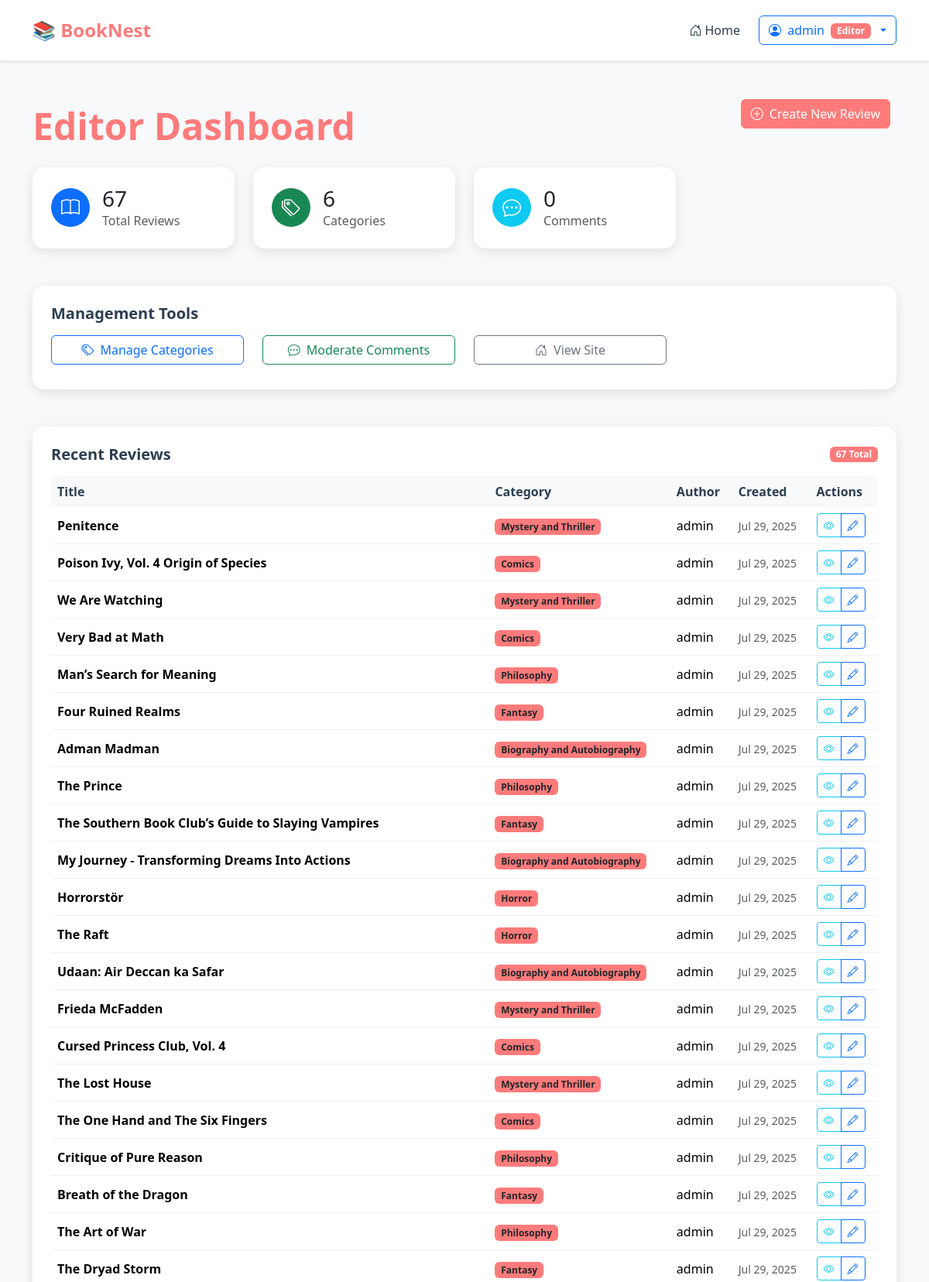
/dashboard.php (signed in, upper part), run on the app's committed database.
### tables this page shows
CREATE TABLE `reviews` (
  `id` int(11) NOT NULL,
  `title` varchar(255) NOT NULL,
  `content` text NOT NULL,
  `image_path` varchar(255) DEFAULT NULL,
  `category_id` int(11) DEFAULT NULL,
  `user_id` int(11) DEFAULT NULL,
  `created_at` timestamp NOT NULL DEFAULT current_timestamp(),
  `updated_at` timestamp NOT NULL DEFAULT current_timestamp() ON UPDATE current_timestamp()
);

CREATE TABLE `categories` (
  `id` int(11) NOT NULL,
  `name` varchar(100) NOT NULL,
  `created_at` timestamp NOT NULL DEFAULT current_timestamp()
);

CREATE TABLE `users` (
  `id` int(11) NOT NULL,
  `username` varchar(50) NOT NULL,
  `password` varchar(255) NOT NULL,
  `role` enum('admin','editor', 'visitor') NOT NULL DEFAULT 'visitor',
  `created_at` timestamp NOT NULL DEFAULT current_timestamp()
);

### dashboard.php (the view, shortened to what this page needs)
<?php
require 'includes/db.php';
$stmt = $pdo->query("SELECT r.id, r.title, r.created_at, u.username, c.name as category_name
                     FROM reviews r
                     JOIN users u ON r.user_id = u.id
                     JOIN categories c ON r.category_id = c.id
                     ORDER BY r.created_at DESC");
$reviews = $stmt->fetchAll();
$totalReviews = $pdo->query("SELECT COUNT(*) FROM reviews")->fetchColumn();
$totalCategories = $pdo->query("SELECT COUNT(*) FROM categories")->fetchColumn();
$totalComments = $pdo->query("SELECT COUNT(*) FROM comments")->fetchColumn();
?>
<?php include 'header.php'; ?>
<div class="container mt-4">
    <div class="d-flex justify-content-between align-items-center mb-4">
        <h1 class="page-title mb-0">
            <?= $userRole === 'admin' ? 'Admin Dashboard' : ($userRole === 'editor' ? 'Editor Dashboard' : 'Visitor Dashboard') ?>
        </h1>
        <div class="dashboard-actions">
            <a href="review_create.php" class="btn btn-primary me-2">
                <i class="bi bi-plus-circle me-2"></i>Create New Review
            </a>
        </div>
    </div>
    <div class="row mb-4">
        <div class="col-md-3">
            <div class="dashboard-card">
                <div class="dashboard-card-body">
                    <div class="d-flex align-items-center">
                        <div class="dashboard-icon bg-primary">
                            <i class="bi bi-book"></i>
                        </div>
                        <div class="ms-3">
                            <h3 class="mb-0"><?= $totalReviews ?></h3>
                            <p class="text-muted mb-0">Total Reviews</p>
                        </div>
                    </div>
                </div>
            </div>
        </div>
        <div class="col-md-3">
            <div class="dashboard-card">
                <div class="dashboard-card-body">
                    <div class="d-flex align-items-center">
                        <div class="dashboard-icon bg-success">
                            <i class="bi bi-tags"></i>
                        </div>
                        <div class="ms-3">
                            <h3 class="mb-0"><?= $totalCategories ?></h3>
                            <p class="text-muted mb-0">Categories</p>
                        </div>
                    </div>
                </div>
            </div>
        </div>
        <div class="col-md-3">
            <div class="dashboard-card">
                <div class="dashboard-card-body">
                    <div class="d-flex align-items-center">
                        <div class="dashboard-icon bg-info">
                            <i class="bi bi-chat-dots"></i>
                        </div>
                        <div class="ms-3">
                            <h3 class="mb-0"><?= $totalComments ?></h3>
                            <p class="text-muted mb-0">Comments</p>
                        </div>
                    </div>
                </div>
            </div>
        </div>
    </div>
    <div class="row mb-4">
        <div class="col-12">
            <div class="dashboard-card">
                <div class="dashboard-card-body">
                    <h5 class="card-title mb-3">Management Tools</h5>
                    <div class="row">
                        <div class="col-md-3">
                            <a href="category_manage.php" class="btn btn-outline-primary w-100 mb-2">
                                <i class="bi bi-tags me-2"></i>Manage Categories
                            </a>
                        </div>
                        <div class="col-md-3">
                            <a href="comment_moderate.php" class="btn btn-outline-success w-100 mb-2">
                                <i class="bi bi-chat-dots me-2"></i>Moderate Comments
                            </a>
                        </div>
                        <div class="col-md-3">
                            <a href="index.php" class="btn btn-outline-secondary w-100 mb-2">
                                <i class="bi bi-house-door me-2"></i>View Site
                            </a>
                        </div>
                    </div>
                </div>
            </div>
        </div>
    </div>
    <div class="dashboard-card">
        <div class="dashboard-card-body">
            <div class="d-flex justify-content-between align-items-center mb-3">
                <h5 class="card-title mb-0">Recent Reviews</h5>
                <span class="badge bg-primary"><?= count($reviews) ?> Total</span>
            </div>
            <?php if (empty($reviews)): ?>
                <div class="text-center py-4">
                    <i class="bi bi-book display-1 text-muted"></i>
                    <h4 class="mt-3">No Reviews Yet</h4>
                    <p class="text-muted">Create your first book review to get started.</p>
                    <a href="review_create.php" class="btn btn-primary">
                        <i class="bi bi-plus-circle me-2"></i>Create Review
                    </a>
                </div>
            <?php else: ?>
                <div class="table-responsive">
                    <table class="table table-hover">
                        <thead class="table-light">
                            <tr>
                                <th>Title</th>
                                <th>Category</th>
                                <th>Author</th>
                                <th>Created</th>
                                <th>Actions</th>
                            </tr>
                        </thead>
                        <tbody>
                            <?php foreach ($reviews as $r): ?>
                            <tr>
                                <td>
                                    <div class="fw-bold"><?= htmlspecialchars($r['title']) ?></div>
                                </td>
                                <td>
                                    <span class="badge bg-light text-dark"><?= htmlspecialchars($r['category_name']) ?></span>
                                </td>
                                <td><?= htmlspecialchars($r['username']) ?></td>
                                <td>
                                    <small class="text-muted"><?= date('M j, Y', strtotime($r['created_at'])) ?></small>
                                </td>
                                <td>
                                    <div class="btn-group btn-group-sm" role="group">
                                        <a href="review.php?id=<?= $r['id'] ?>" class="btn btn-outline-info" title="View">
                                            <i class="bi bi-eye"></i>
                                        </a>
                                        <a href="review_edit.php?id=<?= $r['id'] ?>" class="btn btn-outline-primary" title="Edit">
                                            <i class="bi bi-pencil"></i>
                                        </a>
                                    </div>
                                </td>
                            </tr>
                            <?php endforeach; ?>
                        </tbody>
                    </table>
                </div>
            <?php endif; ?>
        </div>
    </div>
</div>
<?php include 'footer.php'; ?>

### styles.css (style rules this page uses)
:root { --coral: #FF7B7B; --coral-light: #FFB5B5; --dark-blue: #2C3E50; --light-gray: #F8F9FA; }
body { font-family: 'Segoe UI', Tahoma, Geneva, Verdana, sans-serif; background-color: var(--light-gray); }
.page-title { color: var(--coral); font-size: 3rem; font-weight: bold; text-align: center; margin: 2rem 0; }

### dashboard.php (style rules this page uses)
.dashboard-card { background: white; border-radius: 15px; overflow: hidden; box-shadow: 0 4px 15px rgba(0,0,0,0.1); margin-bottom: 1.5rem; }
.dashboard-card-body { padding: 1.5rem; }
.card-title { color: var(--dark-blue); font-weight: bold; display: flex; align-items: center; }
.dashboard-icon { width: 50px; height: 50px; border-radius: 50%; display: flex; align-items: center; justify-content: center; color: white; font-size: 1.5rem; }
.table th { background-color: var(--light-gray); color: var(--dark-blue); font-weight: 600; border: none; }
.table td { vertical-align: middle; border-color: #f0f0f0; }
.badge { background-color: var(--coral) !important; }
.btn-primary { background-color: var(--coral); border-color: var(--coral); }

### data on the page
reviews: title "Penitence", category.name "Mystery and Thriller", user.username "admin", created_at "Jul 29, 2025"
reviews: title "Poison Ivy, Vol. 4 Origin of Species", category.name "Comics", user.username "admin", created_at "Jul 29, 2025"
reviews: title "We Are Watching", category.name "Mystery and Thriller", user.username "admin", created_at "Jul 29, 2025"
reviews: title "Very Bad at Math", category.name "Comics", user.username "admin", created_at "Jul 29, 2025"
reviews: title "Man’s Search for Meaning", category.name "Philosophy", user.username "admin", created_at "Jul 29, 2025"
reviews: title "Four Ruined Realms", category.name "Fantasy", user.username "admin", created_at "Jul 29, 2025"
reviews: title "Adman Madman", category.name "Biography and Autobiography", user.username "admin", created_at "Jul 29, 2025"
reviews: title "The Prince", category.name "Philosophy", user.username "admin", created_at "Jul 29, 2025"
reviews: title "The Southern Book Club’s Guide to Slaying Vampires", category.name "Fantasy", user.username "admin", created_at "Jul 29, 2025"
reviews: title "My Journey - Transforming Dreams Into Actions", category.name "Biography and Autobiography", user.username "admin", created_at "Jul 29, 2025"
reviews: title "Horrorstör", category.name "Horror", user.username "admin", created_at "Jul 29, 2025"
reviews: title "The Raft", category.name "Horror", user.username "admin", created_at "Jul 29, 2025"
reviews: title "Udaan: Air Deccan ka Safar", category.name "Biography and Autobiography", user.username "admin", created_at "Jul 29, 2025"
reviews: title "Frieda McFadden", category.name "Mystery and Thriller", user.username "admin", created_at "Jul 29, 2025"
reviews: title "Cursed Princess Club, Vol. 4", category.name "Comics", user.username "admin", created_at "Jul 29, 2025"
reviews: title "The Lost House", category.name "Mystery and Thriller", user.username "admin", created_at "Jul 29, 2025"
reviews: title "The One Hand and The Six Fingers", category.name "Comics", user.username "admin", created_at "Jul 29, 2025"
reviews: title "Critique of Pure Reason", category.name "Philosophy", user.username "admin", created_at "Jul 29, 2025"
reviews: title "Breath of the Dragon", category.name "Fantasy", user.username "admin", created_at "Jul 29, 2025"
reviews: title "The Art of War", category.name "Philosophy", user.username "admin", created_at "Jul 29, 2025"
reviews: title "The Dryad Storm", category.name "Fantasy", user.username "admin", created_at "Jul 29, 2025"

### other printed values
$userName "admin"
$userRole "Editor"
$totalReviews "67"
$totalCategories "6"
$totalComments "0"
count($reviews) "67"
